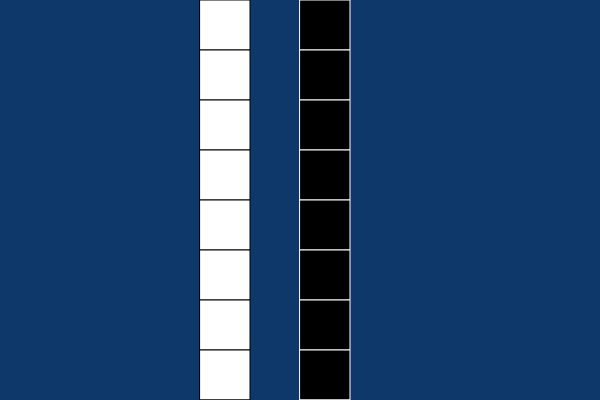
Frame 1 (no input)
Frame 60 (no input): identical to frame 1, image omitted
Frame 120 (the mouse pressed at the canvas centre since frame 60): identical to frame 1, image omitted

The p5.js sketch that drew this single still picture (run headless with seeded random() and noise() and a simulated clock; from frame 60 on, the mouse is pressed at the canvas centre):

// p5.js sketch
// ── sketch.js

function setup() {
	createCanvas(600, 400);// the canvas size is set to a width of 600 and Y of 400.
}

function draw() {
	background(14, 56, 105);// rgb is set at 14,56,105 giving it a blue color.

	var y = 0;//the variable of Y is placed within the functions, making it a scope variable. And the Y is set to a value of 0.
	while (y <= height) {// This is stating tha tif the value of 0 is less than the height of the canvas than to take into affect that it be increaced by the Y + 50.
		stroke(0);// stroke color set at 0.
		fill(255);// the fill set at 255.
		rect(200, y, 50, 50);// the x of the shape is set at 200. the Y is 0. and the width and height at 50.
		y = y + 50;// this is stating to add the Y by 50.
	}

	for (y = 0; y <= height; y += 50) {// this is the for function that states the variable to 0. and if the Y is less than or equal to the height of 400 to also add the y by 50.
		stroke(255);// the stroke is set at 255.
		fill(0);// the fill is given a 0 makign it a white color I believe.
		rect(300, y, 50, 50);// the x is set to 300. the Y is a value of 0. the width and height is at 50.
	}
}
